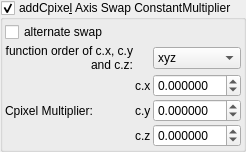
    <widget class="MyGroupBox" name="groupCheck_transf_addCpixel_enabled_false">
     <property name="toolTip">
      <string>&lt;html&gt;&lt;head/&gt;&lt;body&gt;&lt;p&gt;Cpixel is CVector3 c = ( c.x, c.y, c.z). It is each original point (pixel) in 3D space where the iteration starts from, ( c = original z for each point .) It is commonly found in formula structures z = f(z) + c.&lt;/p&gt;&lt;p&gt;The Cpixel multiplier effectively scales this point &amp;quot;c&amp;quot;.&lt;/p&gt;&lt;p&gt;This transform allows the swapping of the order of the &amp;quot;CVector3 c&amp;quot; components before being multiplied by &amp;quot;CVector3 z&amp;quot; components.&lt;/p&gt;&lt;/body&gt;&lt;/html&gt;</string>
     </property>
     <property name="title">
      <string>addCpixe&amp;l Axis Swap ConstantMultiplier</string>
     </property>
     <property name="checkable">
      <bool>true</bool>
     </property>
     <layout class="QVBoxLayout" name="verticalLayout_50">
      <property name="spacing">
       <number>2</number>
      </property>
      <property name="leftMargin">
       <number>2</number>
      </property>
      <property name="topMargin">
       <number>2</number>
      </property>
      <property name="rightMargin">
       <number>2</number>
      </property>
      <property name="bottomMargin">
       <number>2</number>
      </property>
      <item>
       <widget class="QCheckBox" name="checkBox_transf_alternate_enabled_false">
        <property name="text">
         <string>alternate swap</string>
        </property>
       </widget>
      </item>
      <item>
       <layout class="QGridLayout" name="gridLayout_24" columnstretch="0,0,1">
        <property name="spacing">
         <number>2</number>
        </property>
        <item row="1" column="0">
         <widget class="QLabel" name="label">
          <property name="text">
           <string>function order of c.x, c.y and c.z:</string>
          </property>
          <property name="alignment">
           <set>Qt::AlignRight|Qt::AlignTrailing|Qt::AlignVCenter</set>
          </property>
          <property name="wordWrap">
           <bool>true</bool>
          </property>
         </widget>
        </item>
        <item row="3" column="2">
         <widget class="MyDoubleSpinBox" name="spinbox3_transf_constant_multiplier_111_y">
          <property name="sizePolicy">
           <sizepolicy hsizetype="Minimum" vsizetype="Maximum">
            <horstretch>0</horstretch>
            <verstretch>0</verstretch>
           </sizepolicy>
          </property>
          <property name="prefix">
           <string/>
          </property>
          <property name="suffix">
           <string/>
          </property>
          <property name="decimals">
           <number>6</number>
          </property>
          <property name="minimum">
           <double>-99.989999999999995</double>
          </property>
          <property name="maximum">
           <double>99.989999999999995</double>
          </property>
          <property name="singleStep">
           <double>0.100000000000000</double>
          </property>
         </widget>
        </item>
        <item row="2" column="2">
         <widget class="MyDoubleSpinBox" name="spinbox3_transf_constant_multiplier_111_x">
          <property name="sizePolicy">
           <sizepolicy hsizetype="Minimum" vsizetype="Maximum">
            <horstretch>0</horstretch>
            <verstretch>0</verstretch>
           </sizepolicy>
          </property>
          <property name="prefix">
           <string/>
          </property>
          <property name="suffix">
           <string/>
          </property>
          <property name="decimals">
           <number>6</number>
          </property>
          <property name="minimum">
           <double>-99.989999999999995</double>
          </property>
          <property name="maximum">
           <double>99.989999999999995</double>
          </property>
          <property name="singleStep">
           <double>0.100000000000000</double>
          </property>
         </widget>
        </item>
        <item row="3" column="1">
         <widget class="QLabel" name="label_114">
          <property name="text">
           <string notr="true">c.y</string>
          </property>
         </widget>
        </item>
        <item row="4" column="1">
         <widget class="QLabel" name="label_115">
          <property name="text">
           <string notr="true">c.z</string>
          </property>
         </widget>
        </item>
        <item row="2" column="0" rowspan="3">
         <widget class="QLabel" name="label_108">
          <property name="text">
           <string>Cpixel Multiplier:</string>
          </property>
          <property name="wordWrap">
           <bool>true</bool>
          </property>
         </widget>
        </item>
        <item row="4" column="2">
         <widget class="MyDoubleSpinBox" name="spinbox3_transf_constant_multiplier_111_z">
          <property name="sizePolicy">
           <sizepolicy hsizetype="Minimum" vsizetype="Maximum">
            <horstretch>0</horstretch>
            <verstretch>0</verstretch>
           </sizepolicy>
          </property>
          <property name="prefix">
           <string/>
          </property>
          <property name="suffix">
           <string/>
          </property>
          <property name="decimals">
           <number>6</number>
          </property>
          <property name="minimum">
           <double>-99.989999999999995</double>
          </property>
          <property name="maximum">
           <double>99.989999999999995</double>
          </property>
          <property name="singleStep">
           <double>0.100000000000000</double>
          </property>
         </widget>
        </item>
        <item row="2" column="1">
         <widget class="QLabel" name="label_116">
          <property name="text">
           <string notr="true">c.x</string>
          </property>
         </widget>
        </item>
        <item row="1" column="2">
         <widget class="QComboBox" name="comboBox_mandelbulbMulti_order_of_xyz">
          <item>
           <property name="text">
            <string notr="true">xyz</string>
           </property>
          </item>
          <item>
           <property name="text">
            <string notr="true">xzy</string>
           </property>
          </item>
          <item>
           <property name="text">
            <string notr="true">yxz</string>
           </property>
          </item>
          <item>
           <property name="text">
            <string notr="true">yzx</string>
           </property>
          </item>
          <item>
           <property name="text">
            <string notr="true">zxy</string>
           </property>
          </item>
          <item>
           <property name="text">
            <string notr="true">zyx</string>
           </property>
          </item>
         </widget>
        </item>
       </layout>
      </item>
     </layout>
    </widget>
